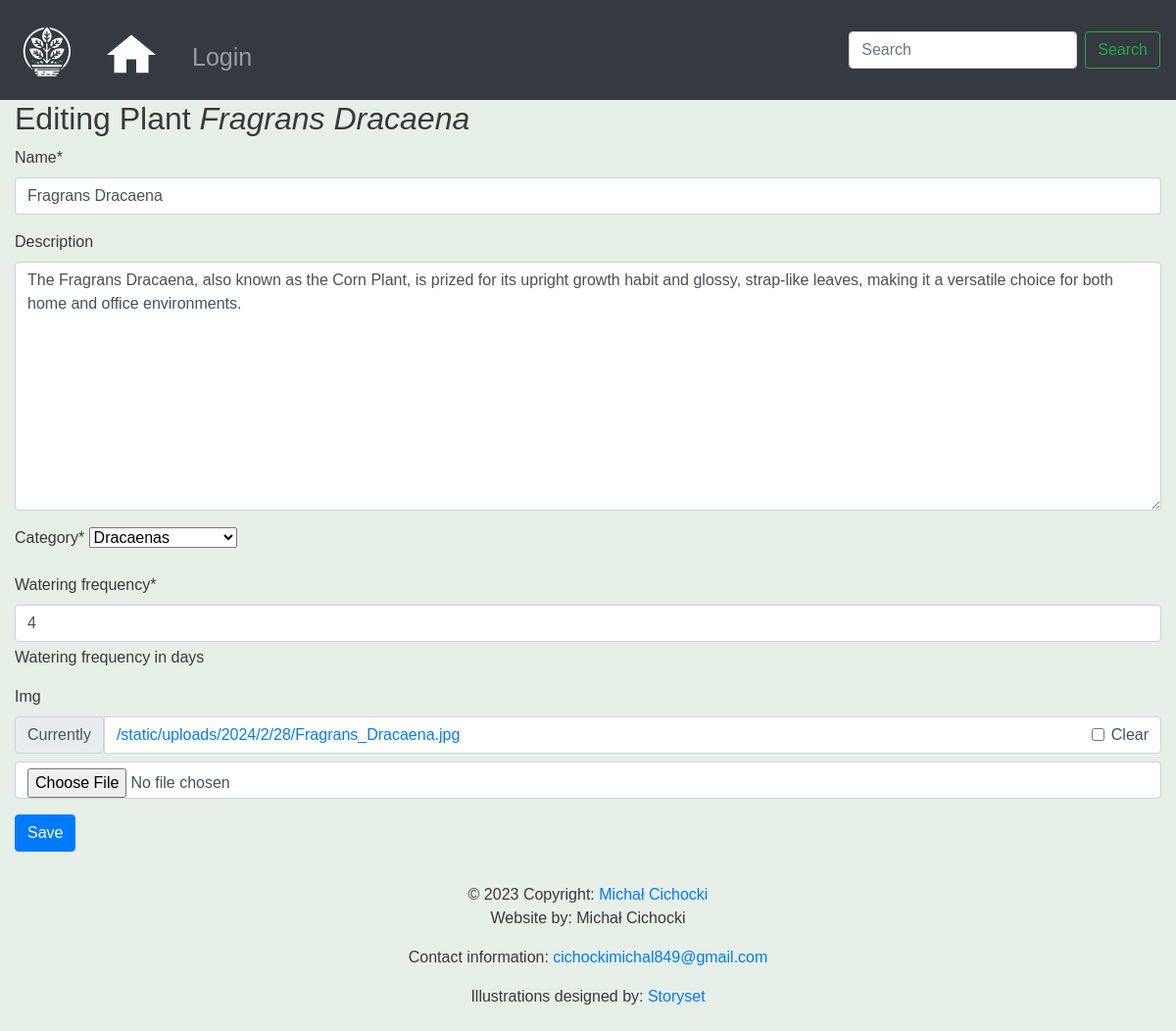
The app's page /plants/7/edit/ with its own data.
### schedule_keeper/models.py (models this page shows)
class Plant(models.Model):
    name = models.CharField(max_length=255)
    description = models.TextField(blank=True, null=True)
    category = models.ForeignKey(Category, on_delete=models.CASCADE)
    watering_frequency = models.PositiveIntegerField(help_text="Watering frequency in days")
    img = models.ImageField(upload_to=upload_to, null=True, blank=True)
    creator = models.ForeignKey(User, on_delete=models.CASCADE)
    def __str__(self):
        return self.name

class Category(models.Model):
    name = models.CharField(max_length=100)
    def __str__(self):
        return self.name

### schedule_keeper/views.py (the view, shortened to what this page needs)
# urls.py: path('plants/<int:pk>/edit/', views.PlantEditView.as_view(), name='plant-edit'),
class PlantEditView(TemplateView):
    template_name = 'schedule_keeper/instance_form.html'
    form_class = PlantForm
    def get(self, request, pk):
        plant = get_object_or_404(Plant, pk=pk)
        form = self.form_class(instance=plant)
        context = {
            "form": form,
            "instance": plant,
            "model_type": "Plant",
        }
        return render(request, self.template_name, context)

### schedule_keeper/forms.py
class PlantForm(InstanceForm):
    class Meta:
        model = Plant
        fields = ["name", "description", "category", "watering_frequency", "img"]

### schedule_keeper/templates/schedule_keeper/instance_form.html (shortened to what this page needs)
{% extends 'base.html' %}
{% load crispy_forms_tags %}
{% block content %}
    <h2>{% if instance %}
        Editing {{ model_type }} <em>{{ instance }}</em>
    {% else %}
        New {{ model_type }}
    {% endif %}
    </h2>
    {% crispy form %}
{% endblock %}

### static/css/base.css (style rules this page uses)
body { font-family: 'Source Sans Pro', sans-serif; background-color: #e6efe8; color: #393939; }

### records on screen
Plant: name "Fragrans Dracaena", description "The Fragrans Dracaena, also known as the Corn Plant, is prized for its upright growth habit and glossy, strap-like leaves, making it a versatile choice for both home and office environments.", category "Dracaenas", watering_frequency "4"

### other values on screen
{{ model_type }} "Plant"
